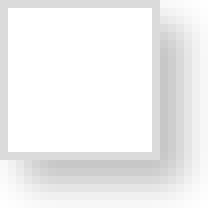
#> input picture hacks/photo-frame.bmp, 26 x 26 px (shown 8 times larger)
$ python -i frame.py   (imports and definitions only)   (Python 2 division)
#> lines starting #> are read from the running program, lines starting #| are printed output that depends on the picture; after the words box and inside, x2 and y2 are one past the last pixel; in counts of white or black regions, pixels touching at a corner belong together
# (c) Aaron Brady 2004

import PIL.Image as Image
import PIL.ImageFont as ImageFont
import PIL.ImageDraw as ImageDraw
import sys

def do_image(fn, out_fn=None, width=100):
#> called with fn = 'photo-frame.bmp', width = 100
	if not out_fn:
		out_fn = fn + ".thumb.png"

	WANTED_BOX=width * 1.00

	#fon = ImageFont.truetype(r'04b_24__.ttf', 8)

	src = Image.open(fn)
#> src is the input picture: PIL image 26x26 RGB; min 199, max 255, mean 240.5
	src.load()
	iwid, ihei = src.size
#> iwid = 26; ihei = 26

	if iwid > ihei:
		scale = WANTED_BOX / iwid
	else:
		scale = WANTED_BOX / ihei
#> scale = 3.85

	src = src.resize((iwid*scale, ihei*scale), Image.BICUBIC)
#> src: PIL image 100x100 RGB
	# pos, is where the image is pasted
	if 1 == 1: # have image border hug the image
		wid, hei = src.size
#> wid = 100; hei = 100
		pos = (10, 10)
	if 1 == 0: # have image border constant
		wid, hei = (int(WANTED_BOX), int(WANTED_BOX))
		if iwid > ihei:
			pos = (10, 10 + ((hei - (ihei*scale)) / 2))
		else:
			pos = (10 + ((wid - (iwid*scale)) / 2), 10)

	fram = Image.open('photo-frame.bmp')
	fram.load()

	im = Image.new('RGB', (26+wid, 26+hei), '#ffffff')
#> im: PIL image 126x126 RGB; every value is 255

	tl = fram.crop( (0, 0, 10, 10) )
	tr = fram.crop( (10, 0, 36, 10) )
	bl = fram.crop( (0, 10, 10, 36) )
	br = fram.crop( (10, 10, 36, 26) )
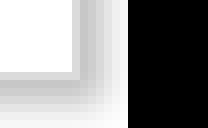
#> br: PIL image 26x16 RGB (shown 8 times larger); min 0, max 255, mean 144.7

	t = fram.crop( (9, 0, 10, 10) )
	l = fram.crop( (0, 9, 10, 10) )
	b = fram.crop( (9, 10, 10, 36) )
	r = fram.crop( (10, 9, 26, 10) )

	im.paste(tl, (0, 0))
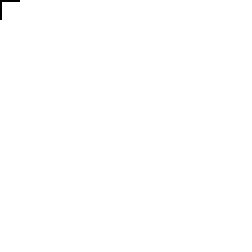
#> im: PIL image 126x126 RGB (shown 2 times larger); values 219 (black) and 255 (white), 99.9% white; black in thin lines or dots, all inside (x1, y1, x2, y2) = (0, 0, 10, 10)
	im.paste(tr, (10+wid, 0))
	im.paste(bl, (0, 10+hei))
	im.paste(br, (10+wid, 10+hei))
	for i in range(hei):
		im.paste(l, (0, i+10))
		im.paste(r, (10+wid, i+10))
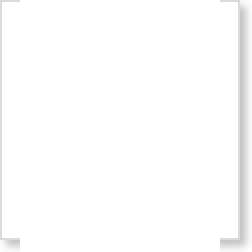
#> im: PIL image 126x126 RGB (shown 2 times larger); min 199, max 255, mean 252.7
	for i in range(wid):
		im.paste(t, (i+10, 0))
		im.paste(b, (i+10, 10+hei))
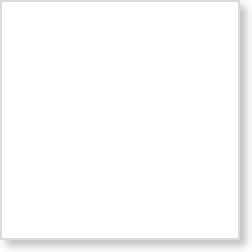
#> im: PIL image 126x126 RGB (shown 2 times larger); min 199, max 255, mean 251.1
	im.paste(src, pos)
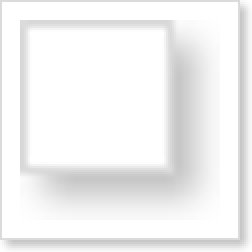
#> im: PIL image 126x126 RGB (shown 2 times larger); min 199, max 255, mean 241.8

	#draw = ImageDraw.Draw(im)
	#draw.text((10,hei+10), u'(c) 2004 Aaron Brady', font=fon, fill='#dddddd')

	f = open(out_fn, 'wb')
	im.save(f, "PNG")

# [11 lines not run here, left out]


>>> result = do_image('photo-frame.bmp')
